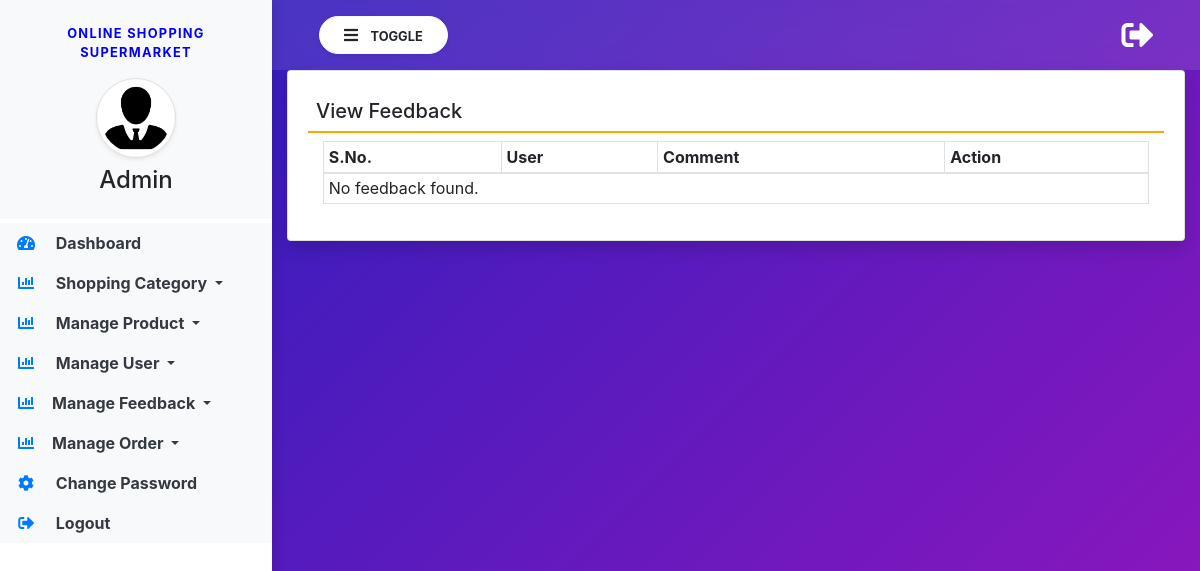
The page /manage-feedback/?action=1 on the database as committed earlier.
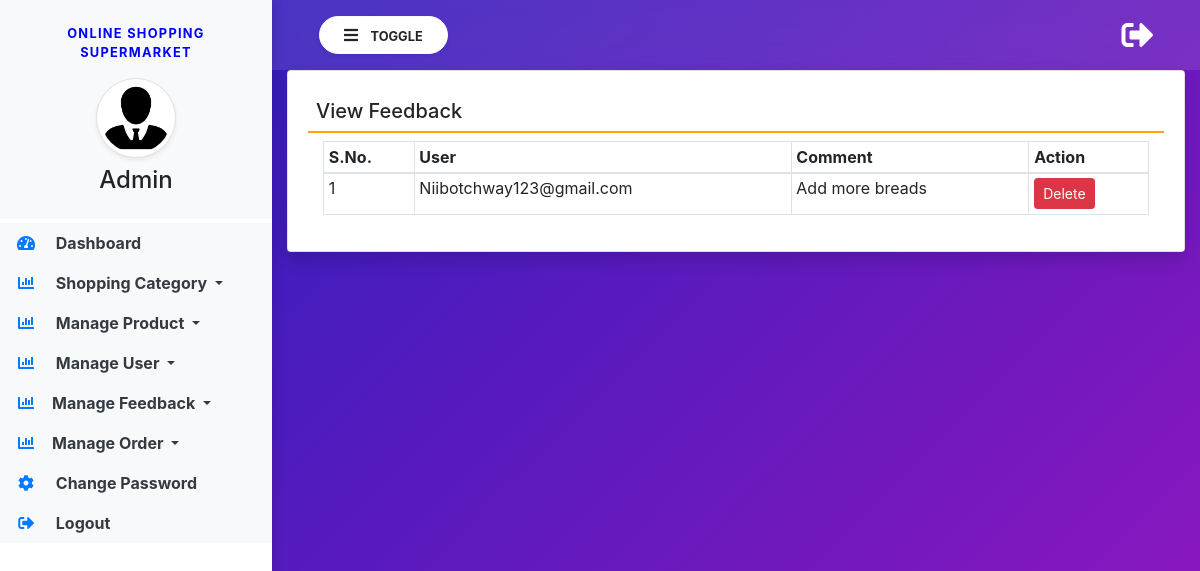
The same page on the database as committed later.
### groceryapp/models.py (models this page shows, shortened)
class Feedback(models.Model):
    user = models.ForeignKey(User, on_delete=models.CASCADE, null=True, blank=True)
    message = models.TextField(null=True, blank=True)
    status = models.IntegerField(choices=STATUS, default=2)
    created = models.DateTimeField(auto_now_add=True)
    updated = models.DateTimeField(auto_now=True)

### groceryapp/views.py (the view)
# urls.py: path('manage-feedback/', manage_feedback, name="manage_feedback"),
def manage_feedback(request):
    action = request.GET.get('action', 0)
    feedback = Feedback.objects.filter(status=int(action))
    return render(request, 'manage_feedback.html', locals())

### groceryapp/templates/manage_feedback.html (shortened to what this page needs)
{% extends 'admin_base.html' %}
{% block main  %}
<div class="card shadow">
    <div class="card-body">
        <h5 class="p-2" style="border-bottom: 2px solid orange;">View Feedback</h5>
        <div class="container-fluid">
            <table class="table table-bordered table-sm" id="example">
                <thead>
                <tr>
                    <th>S.No.</th>
                    <th>User</th>
                    <th>Comment</th>
                    <th>Action</th>
                </tr>
                </thead>
                <tbody>
                {% for i in feedback %}
                <tr>
                    <td>{{ forloop.counter }}</td>
                    <td>{{ i.user }}</td>
                    <td>{{ i.message }}</td>
                    <td>
                        <a href="{% url 'delete_feedback' i.id %}" class="btn btn-danger btn-sm">Delete</a>
                    </td>
                </tr>
                {% empty %}
                <tr>
                    <td colspan="4">No feedback found.</td>
                </tr>
                {% endfor %}
                </tbody>
            </table>
        </div>
    </div>
</div>
{% endblock %}

Rows that differ between the two databases and show on the page:
added Feedback: user "Niibotchway123@gmail.com", message "Add more breads"
Other text that changed with them:
text no longer shown: "No feedback found."
